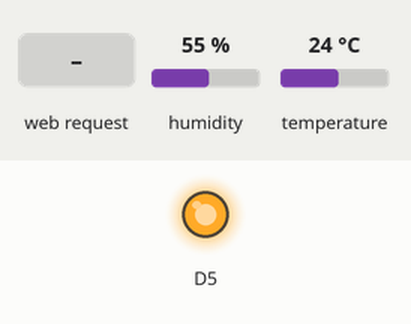
The sketch below on a simulated ESP8266 (NodeMCU). Shown: output pins drawn as LEDs (lit = HIGH). Inputs (shaded band) come from the test bench; at power-on: humidity 55 %, temperature 24 °C. WiFi joins after 1.5 s; servers stay silent unless stated; what the sketch prints to the serial monitor is not drawn.

Above: at 0.1 s.
At 2.7 s:
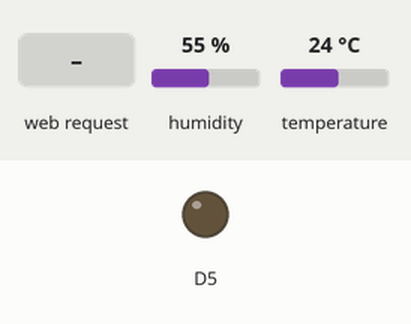
2.8 s: HTTP request GET /on received
4.3 s: HTTP request GET /off received
Timing chart, 0 to 7.3 s (numbered marks = the images above; inputs shaded):
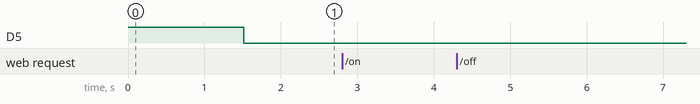

Measured:
- after the input at 2.8 s, every drawn part: stays the same
- after the input at 4.3 s, every drawn part: stays the same

The sketch:

Server_app_Use_WebSocket.ino
```cpp
/* Code sử dụng Arduino và các API có sẵn cùng websocket và html để tạo giao
 *  diện cho hệ thống. Vì chưa đáp ứng được nhu cầu realtime nên nhóm chỉ dừng
 *  ở việc cập nhật các giá trị cảm biến và thao tác nút nhấn.
 *  #Author: Nhom8
*/

#include <ESP8266WiFi.h>
#include <String.h>
#include <Arduino.h>
#include <SHT1x.h>

// Pin SHT10
#define dataPin 4
#define clockPin 5
SHT1x sht1x(dataPin, clockPin);
const char *ssid = "LAOMI3U";
const char *password = "99999999";
// Tao server
WiFiServer server(80);
String lightState;
void setup()
{
  pinMode(D5,OUTPUT);
  digitalWrite(D5,1);
  Serial.begin(115200);
  Serial.println("Starting up");
  delay(10);

  // Ket noi toi mang WiFi
  Serial.println();
  Serial.println();
  Serial.print("Ket noi toi mang ");
  Serial.println(ssid);
  WiFi.begin(ssid, password);
  while (WiFi.status() != WL_CONNECTED)
  {
    delay(500);
    Serial.print(".");
  }
  Serial.println("");
  Serial.println("Da ket noi WiFi");
  // Khoi dong server
  server.begin();
  Serial.println("Khoi dong Server");
  // In ra dia chi IP
  Serial.println(WiFi.localIP());
   digitalWrite(D5,0);
}

void loop()
{
  // Kiem tra khi co client ket noi
  WiFiClient client = server.available();
  if (!client)
  {
    return;
  }

  // Doi client gui ket noi
  Serial.println("Co mot client moi ket noi xem du lieu");
  while (!client.available())
  {
    delay(1);
  }
  // Doc do am/ nhiet do
  float t;
  float h;
  t= sht1x.readTemperatureC();
  h= sht1x.readHumidity();

  // Doc dong dau tien cua yeu cau gui len.
  String req = client.readStringUntil('\r');
  Serial.println(req);
  client.flush();
  String c = (String)client.read();
  // Chuan bi tao web de phan hoi
  String s = "HTTP/1.1 200 OK\r\nContent-Type: text/html\r\n\r\n";
  req = client.readStringUntil('\r');
  client.flush();
  if (req.indexOf("/on") != -1)
  {
    digitalWrite(D5,1);
  }
  else if (req.indexOf("/off") != -1)
  {
    digitalWrite(D5,0);
  }
  s += "<!DOCTYPE HTML><html>";
  s += "<head> <title>Arduino Home</title>";
  s+="<script type = \"text/JavaScript\">";
  s+="<!--";
  s+="function AutoRefresh( t ) {";
  s+=" setTimeout(\"location.reload(true);\", t);}";
  s+="//--></script>";
  s += "  <meta name=\"viewport\" content=\"width=device-width, initial-scale=1\">";
  s += " <link rel=\"stylesheet\" href=\"https://use.fontawesome.com/releases/v5.7.2/css/all.css\" integrity=\"sha384-fnmOCqbTlWIlj8LyTjo7mOUStjsKC4pOpQbqyi7RrhN7udi9RwhKkMHpvLbHG9Sr\" crossorigin=\"anonymous\">";
  s += " <style>";
  s += " html {";
  s += "    font-family: Arial;";
  s += "    display: inline-block;";
  s += "    margin: 0px auto;";
  s += "     text-align: center;}";
  s += " h2 {";
  s += "  font-size: 3.0rem;";
  s += "  font-family: 'Segoe UI', Tahoma, Geneva, Verdana, sans-serif;";
  s += "   animation-name: blur;";
  s += "  animation-duration:5s; }";
  s += " @keyframes blur {";
  s += "  0% {color: rgb(132, 0, 255);  }";
  s += "  25% {color: rgb(255, 0, 157); }";
  s += "50% {color: rgb(0, 255, 119); }";
  s += "100% {color: rgb(102, 0, 128); } }";
  s += " p { font-size: 3.0rem;}";
  s += ".units { font-size: 1.2rem;}";
  s += ".dht-labels {";
  s += "  font-size: 1.5rem;";
  s += "  vertical-align: middle;";
  s += "  padding-bottom: 15px;}";
  s += ".light-labels {";
  s += "font-size: 1.5rem;";
  s += " vertical-align: middle;";
  s += " padding-bottom: 15px; }";
  s += " </style></head>";
  s += "<body onload = \"JavaScript:AutoRefresh(1000);\"><h2>Welcome Home, Buddy!</h2>";
  s += "<p> <i class=\"fas fa-thermometer-half\" style=\"color:#059e8a;\"></i>";
  s += "<span class=\"dht-labels\">Temperature</span>";
  s += "<span id=\"temperature\">" + String(t) + " </span>";
  s += " <sup class=\"units\">&deg;C</sup> </p>";
  s += " <p> <i class=\"fas fa-tint\" style=\"color:#00add6;\"></i>";
  s += "<span class=\"dht-labels\">Humidity</span>";
  s += " <span id=\"humidity\">" + String(h) + "</span>";
  s += " <sup class=\"units\">%</sup> </p>";
  s += "<p> <i class=\"fas fa-lightbulb\" style=\"color:#119203;\" id=\"icon\"></i>";
  s += " <span class=\"light-labels\">Light</span>";
  client.print(s);
  s = "  <a href=\"/on\"><button id=\"btnOn\">ON</button></a>";
  client.print(s);
  s = "  <a href=\"/off\"><button id=\"btnOff\">OFF</button></a> </p></body></html>";
  client.print(s);
  delay(2000);
}
```
